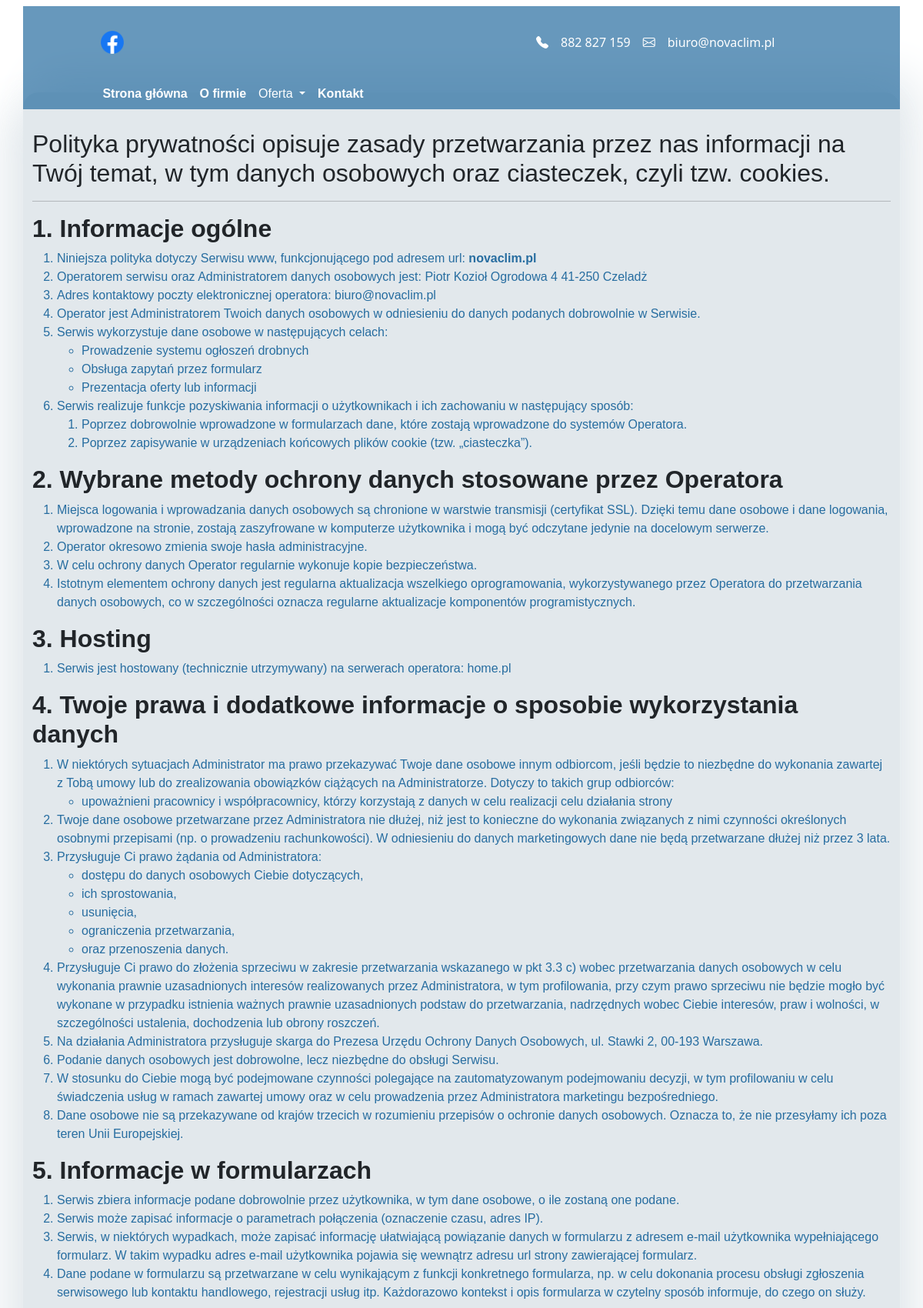
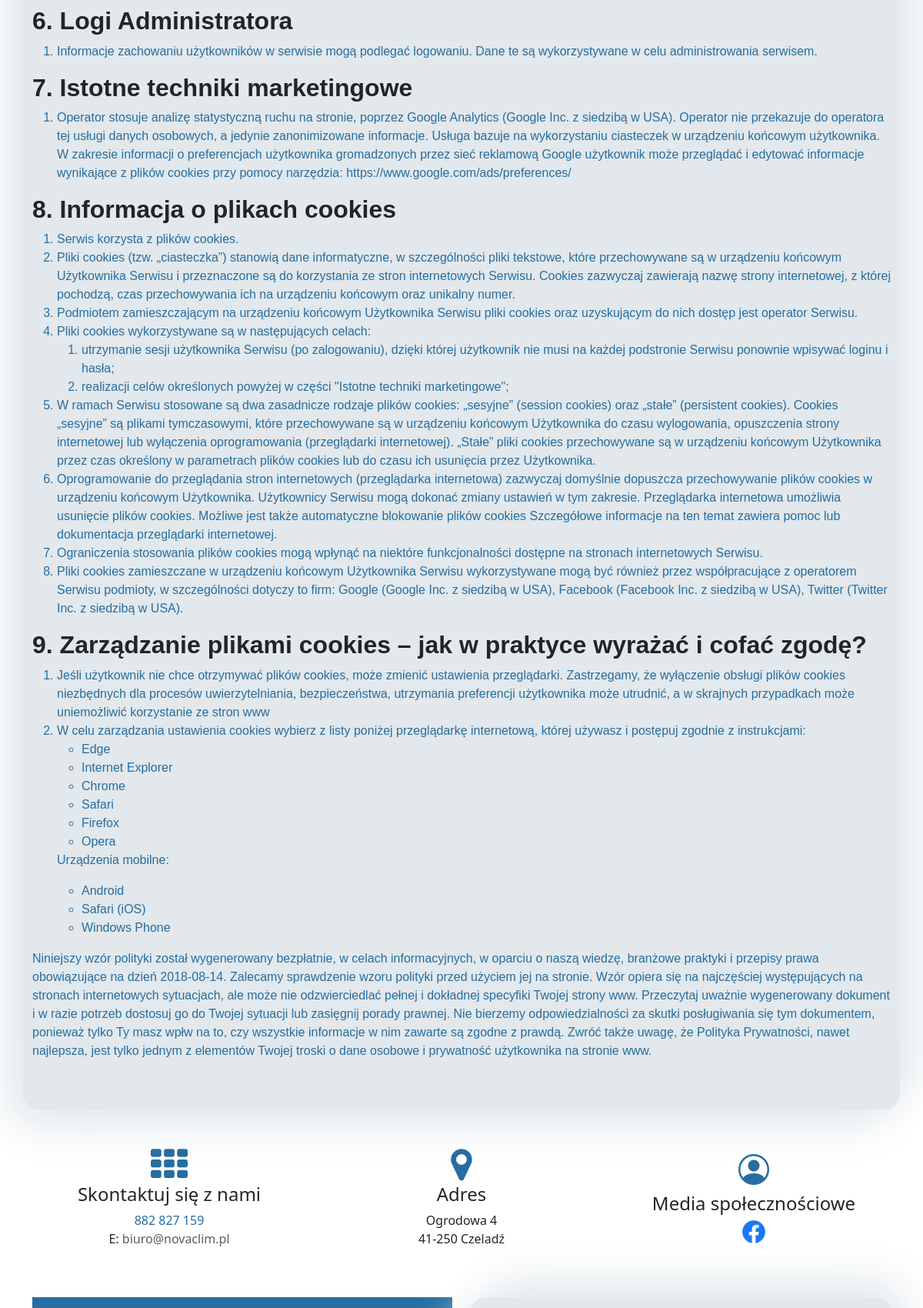
The app's page /daten/ (upper part) with its own data (2 pictures, top to bottom).
### Contact/models.py (models this page shows, shortened)
class Social(models.Model):
    name = models.CharField(max_length = 150, null=True, blank=True, verbose_name='media społecznościowe')
    url = models.URLField(null=True, blank=True, verbose_name='adres url do konta')
    icon = models.ImageField(upload_to='socials/', null=True, blank=True, verbose_name='ikonka platformy/logo')
    class Meta:
        verbose_name = 'Medium społecznościowe'
        verbose_name_plural = 'Media społecznościowe'

class ContactData(models.Model):
    name = models.CharField("Nazwa", max_length=255, blank=True, null=True)
    email = models.EmailField("Email", blank=True, null=True)
    phone_number = models.CharField(verbose_name= "Numer telefonu", max_length=15, blank=True, null=True)
    phone_number2 = models.CharField(verbose_name="Numer telefonu bez żadnych znaków", max_length=15, blank=True, null=True)
    street = models.CharField(verbose_name="Ulica", max_length=100, blank=True, null=True)
    nr = models.IntegerField(null=True, blank=True)
    city = models.CharField(verbose_name="Miasto", max_length=100, blank=True, null=True)
    postal_code = models.CharField(verbose_name="Kod pocztowy", max_length=10, blank=True, null=True)
    logo = models.ImageField("Logo", upload_to='logos/', blank=True, null=True)
    socials = models.ManyToManyField(Social, verbose_name='media społecznościowe', blank=True, null=True)
    tax = models.CharField("NIP", max_length=10, blank=True, null=True)
    class Meta:
        verbose_name = "Dane kontaktowe"
        verbose_name_plural = "Dane kontaktowe"

class Private(models.Model):
    polityka =RichTextField(null=True, blank=True)
    date = models.DateTimeField(auto_now_add=False, null=True, blank=True, verbose_name='data utworzenia')
    class Meta:
        verbose_name = 'Polityka prywatności'
        verbose_name_plural = 'Polityka prywatności'

### Homepage/views.py (the view)
# urls.py: path('daten/', PrivateView.as_view(), name='polityka'),
class PrivateView(TemplateView):
    template_name = 'private.html'
    def get_context_data(self, **kwargs):
        context = super().get_context_data(**kwargs)
        context["content"] = Private.objects.first()
        return context

### About/models.py (called while the page is built)
    def get_absolute_url(self):
        return reverse('about', args=[str(self.slug)])

### Homepage/views.py (called while the page is built)
    def get_context_data(self, **kwargs):
            context = super().get_context_data(**kwargs)
            context["form"] = PostForm()
            return context

### Services/models.py (called while the page is built)
    def get_absolute_url(self):
        return reverse('services', args=[str(self.slug)])

### src/context_processors.py (called while the page is built)
def contact_data(request):
    try:
        contact_data = ContactData.objects.first()
    except ContactData.DoesNotExist:
        contact_data = None
    return {'contact_data': contact_data}

def service_data(request):
    service_data = Service.objects.all()
    return {'service_data': service_data}

def about_data(request):
    about_data = About.objects.first()
    about_home = About_home.objects.first()
    context = {
        'about_home': about_home,
        'about_data': about_data
    }
    return context

def social_data(request):
    social = Social.objects.all()
    return {'social': social}

def logo_data(request):
    logo = Logo.objects.first()
    return {'logo': logo}

def contactform(request):
    view = RequestContact()
    context = view.get_context_data()
    return context

### templates/private.html (shortened to what this page needs)
{% extends 'base.html' %}
{% load static %}
 {% block content %}
 <div class="container first-pad py-5 bg-tone"
 style="margin-top: 15vh;">
{{content.polityka|safe}}
 </div>
   {% include 'contact.html' %}
 {% endblock content %}

### templates/base.html (shortened to what this page needs)
{% load static %}
<!DOCTYPE html>
<html lang="pl">
    <link rel="stylesheet" href="{% static 'css/style.css' %}" />
    <link rel="stylesheet" href="{% static 'css/small.css' %}" />
    <link
      href="https://cdn.jsdelivr.net/npm/bootstrap@5.3.1/dist/css/bootstrap.min.css"
      rel="stylesheet"
    />
    <link
      href="https://cdn.jsdelivr.net/npm/bootstrap-icons@1.10.0/font/bootstrap-icons.css"
      rel="stylesheet"
    />
    <link href="https://cdn.jsdelivr.net/npm/bootstrap-icons@1.10.0/font/bootstrap-icons.css" rel="stylesheet">
  </head>
  <body>
<div class="position-fixed" style="transform: rotate(170deg) translateY(120vh); z-index: -20;">
</div>
      <nav
        class="navbar navbar-expand-lg bg-body-transparent fixed-top container d-flex justify-content-center"
      >
        <div class="collapse navbar-collapse"  id="collapsibleNavbar">
          <div class="row w-100">
            <div class="row d-flex justify-content-center py-3 text-white">
              <div class="col-lg-4 col-12 col-sm-12 my-3">
                {% for social in social  %}
                {% if social %}
                <a href="{{social.url}}" class="px-2"><img src="{{social.icon.url}}" alt="" width="30"></a>
                {% else %}
                <h1>NovaClim</h1>
                {% endif %}
              {% endfor %}
              </div>
              <div class="col-lg-4  offset-lg-2 d-flex align-items-center">
                <a href="tel:{{contact_data.phone_number2}}" class="text-white"><i class="bi bi-telephone-fill px-3 text-white"></i>{{contact_data.phone_number}}</a>
                <a href="mailto:{{contact_data.email}}" class="text-white"><i class="bi bi-envelope text-white px-3"></i>{{contact_data.email}}</a>
              </div>
            </div>
            <div class="col-lg-6">
              <ul class="navbar-nav ml-auto d-flex justify-content-center">
                <li class="nav-item">
                  <a class="nav-link" href="{% url 'home' %}"
                    ><b>Strona główna</b></a
                  >
                </li>
                <li class="nav-item">
                  <a class="nav-link" href="{{about_data.get_absolute_url}}"
                    ><b>O firmie</b></a
                  >
                </li>
                <li class="nav-item dropdown">
                  <a class="nav-link dropdown-toggle" href="#" role="button" data-bs-toggle="dropdown" aria-expanded="false">
                    Oferta
                  </a>
                </li>
                <li class="nav-item">
                  <a class="nav-link" href="{% url 'contact' %}"
                    ><b>Kontakt</b></a
                  >
                </li>
              </ul>
            </div>
          </div>
        </div>
      </nav>
<div class="fade-in">
  {% block content %} {% endblock content %}
</div>
  </body>
</html>

### templates/contact.html (shortened to what this page needs)
{% load static %}
{% load crispy_forms_tags %}
<link href="https://maxcdn.bootstrapcdn.com/font-awesome/4.3.0/css/font-awesome.min.css" rel="stylesheet">
<div class="container bootstrap snippets bootdeys py-5">
  <div class="row text-center">
    <div class="col-sm-4">
      <div class="contact-detail-box d-block">
        <i class="fa fa-th fa-3x text-colored"></i>
        <h4>Skontaktuj się z nami</h4>
       <a href="tel:{{contact_data.phone_number2}}">{{contact_data.phone_number}}</a><br>
        E: <a href="mailto:{{contact_data.email}}" class="text-muted">{{contact_data.email}}</a>
      </div>
    </div>
    <div class="col-sm-4">
      <div class="contact-detail-box">
        <i class="fa fa-map-marker fa-3x text-colored"></i>
        <h4>Adres</h4>
        <address>
        {{contact_data.street}} {{contact_data.nr}}<br>
        {{contact_data.postal_code}} {{contact_data.city}}<br>
      </address>
      </div>
    </div>
    <div class="col-sm-4">
      <div class="contact-detail-box">
        <i class="bi bi-person-circle" style="font-size: 40px;"></i>
        <h4>Media społecznościowe</h4>
<p class="d-flex justify-content-center">
  {% for social in social  %}
  <a href="{{social.url}}" class="px-2"><img src="{{social.icon.url}}" alt="" width="30"></a>
{% endfor %}
</p>
      </div>
    </div>
  </div>
  <div class="row py-5">
    <div class="col-sm-6">
      <div class="contact-map d-flex h-100 align-items-center">
      </div>
    </div>
    <div class="col-sm-6">
<form  method="post" class="form" action="{% url 'contact-form' %}">
</form>
    </div>
  </div>
</div>

### static/css/style.css (style rules this page uses)
:root { --tone: #e2e8ec; --brand:#276da0; --lg-brand: rgb(93, 160, 197); --brand-tr : rgba(39, 109, 160,0.7); }
.bg-tone { background-color: var(--tone); }
button, .btn, a { color: var(--brand); }
body { font-family: 'Quicksand', sans-serif; overflow-x: hidden !important; }
a { text-decoration: none!important; }
h1, h2, h3, p, li { font-family: 'Qicksand', sans-serif !important; text-decoration: none!important; font-weight: 500; color: #276da0; }
.collapse { background-color: rgba(39, 109, 160,0.7); }
nav .nav-item a { color: #fff !important; }
a { color: var(--brand) !important; }
.contact-map { background-color: var(--brand); border: 12px var(--brand) solid; }
i { color: var(--brand) !important; }
form, footer, .bg-tone { padding:5%; border-radius: 20px; background: var(--tone); box-shadow: -20px 20px 60px var(--tone), 20px -20px 60px var(--tone); }

### records on screen
Social: icon (picture)
ContactData: phone_number "882 827 159", email "biuro@novaclim.pl", street "Ogrodowa", nr "4", postal_code "41-250", city "Czeladź"
Private: polityka "Polityka prywatności opisuje zasady przetwarzania przez nas informacji na Twój temat, w tym danych osobowych oraz ciasteczek, czyli tzw. cookies. 1. Informacje ogólne Niniejsza polityka dotyczy Serwisu www, funkcjonującego pod adresem url: novaclim.pl Operatorem serwisu oraz Administratorem danych osobowych jest: Piotr Kozioł Ogrodowa 4 41-250 Czeladż Adres kontaktowy poczty elektronicznej operatora: biuro@novaclim.pl Operator jest Administratorem Twoich danych osobowych w odniesieniu do danych podanych dobrowolnie w Serwisie. Serwis wykorzystuje dane osobowe w następujących celach: Prowadzenie systemu ogłoszeń drobnych Obsługa zapytań przez formularz Prezentacja oferty lub informacji…"
